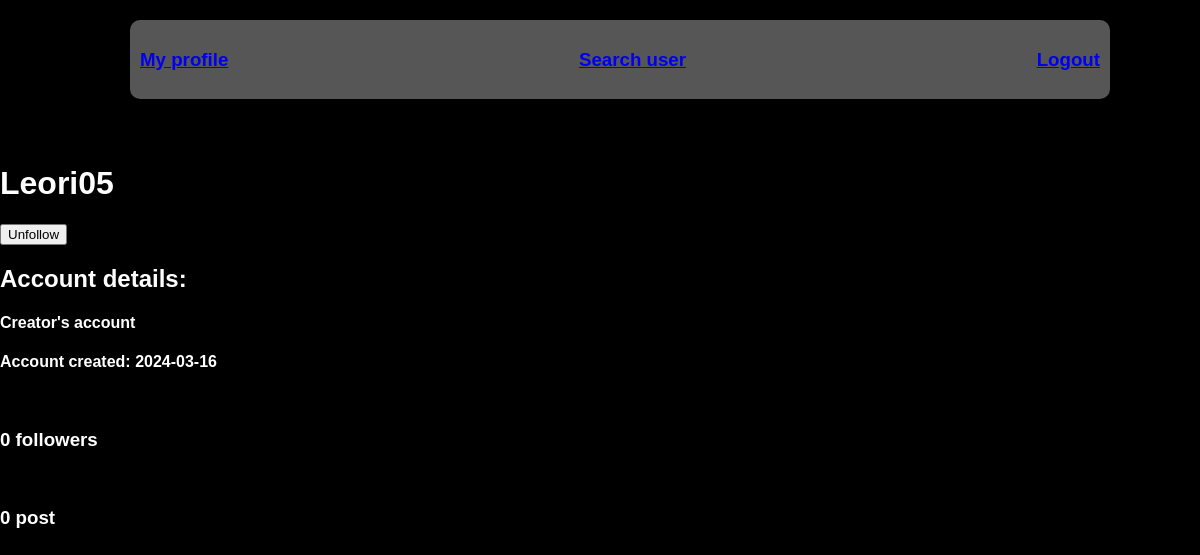
The page /user/4/ (signed in) on the database its author committed.
### tables this page shows
CREATE TABLE users (
        id INTEGER PRIMARY KEY,
        username TEXT NOT NULL,
        password TEXT NOT NULL
    , description TEXT, creation_date DATE);

### app.py (the view)
@app.route('/user/<int:user_id>/')
def user(user_id):
    conn = sqlite3.connect('./static/data/cityPin.db')
    cursor = conn.cursor()
    cursor.execute(
        '''
        SELECT * FROM users WHERE id = ?
        ''',
        (user_id,)
    )
    user = cursor.fetchone()
    cursor.execute(
        '''
        SELECT * FROM post
        JOIN users ON post.user_id = users.id
        JOIN pins ON post.pin_id = pins.id
        WHERE users.id = ?

        ''',
        (session['user'][0],)
    )
    posts = cursor.fetchall()
    cursor.execute(
        '''
            SELECT COUNT(*) FROM followers WHERE user_id = ?
        ''',
        (session['user'][0],)
    )
    n_followers = cursor.fetchone()[0]
    cursor.execute(
        '''
        SELECT COUNT(*) FROM followers WHERE user_id = ? AND follower_id = ?
        ''',
        (user_id, session['user'][0])
    )
    is_following = cursor.fetchone()[0]
    conn.commit()
    conn.close()
    return render_template('other_user_page.html', user = user, posts = posts, n_posts = len(posts), n_followers = n_followers, is_following = is_following)

### templates/other_user_page.html (shortened to what this page needs)
<!DOCTYPE html>
<html lang="en">
<head>
    <link rel="stylesheet" type="text/css" href="{{ url_for('static', filename='css/style.css') }}">
</head>
<body>
    <div class = "navbar">
        <h3><a href = "/userPage">My profile</a></h3>
        <h3><a href = "/search">Search user</a></h3>
        <h3><a href="{{ url_for('logout') }}">Logout</a></h3>
    </div>
    <br><br><br><br><br><br><br><br>
    <h1>{{ user[1] }}</h1>
    {% if not is_following %}
        <form action="/addFollower/{{ user[0] }}/" method="POST">
            <button type="submit" class = "followBotton">Follow</button>
        </form>
    {% else %}
        <form action="/removeFollower/{{ user[0] }}/" method="POST">
            <button type="submit" class = "followBotton">Unfollow</button>
        </form>
    {% endif %}
    <h2>Account details:</h2>
    <h4>{{ user[3] }}</h4>
    <h4>Account created: {{ user[4] }}</h4>
    <br>
    <h3>{{n_followers}} followers</h3>
    <br>
    <h3>{{n_posts}} post</h3>
</body>
</html>

### static/css/style.css (style rules this page uses)
body { background-color: #000000; font-family: Arial, sans-serif; margin: 0; padding: 0; color: rgb(255,255,255); }
.navbar { position: fixed; top: 0%; left: 50%; transform: translateX(-50%); width: 80%; display: flex; justify-content: space-between; align-items: center; background-color: rgba(255, 255, 255, 0.337); padding: 10px; border-radius: 10px; margin: 20px; }

### rows shown on the page
users: username "Leori05", description "Creator's account", creation_date "2024-03-16"

### other values the page prints
{{ n_followers }} "0"
{{ n_posts }} "0"
